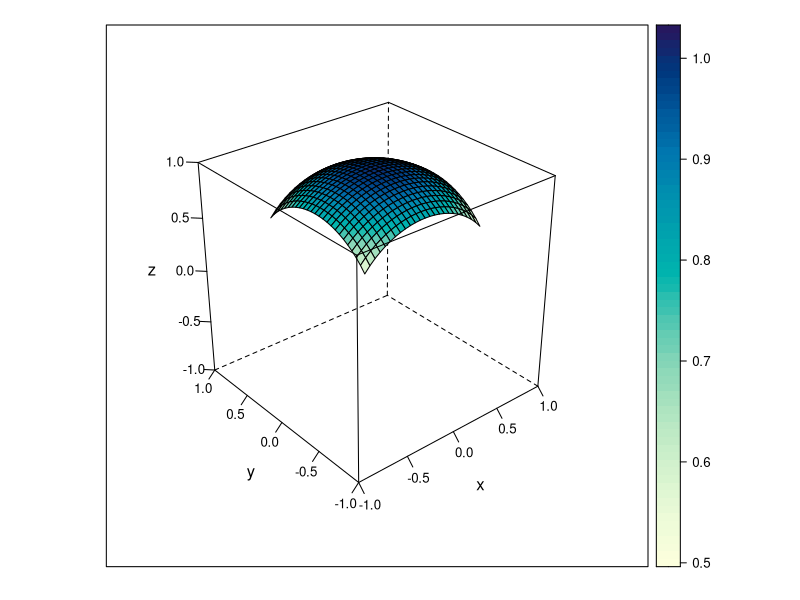
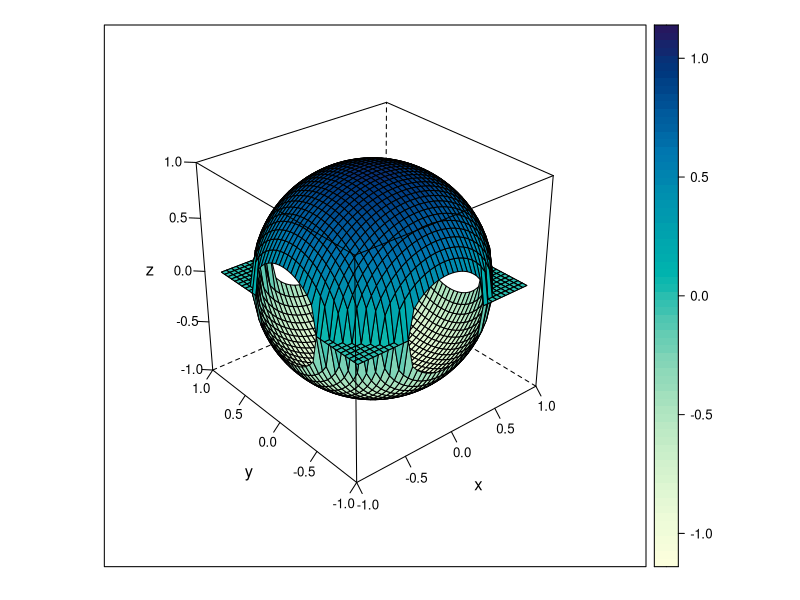
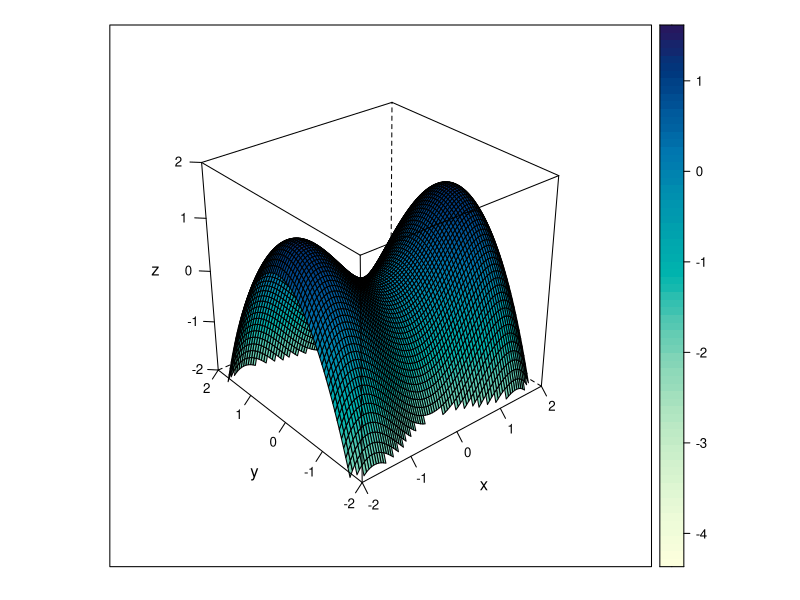
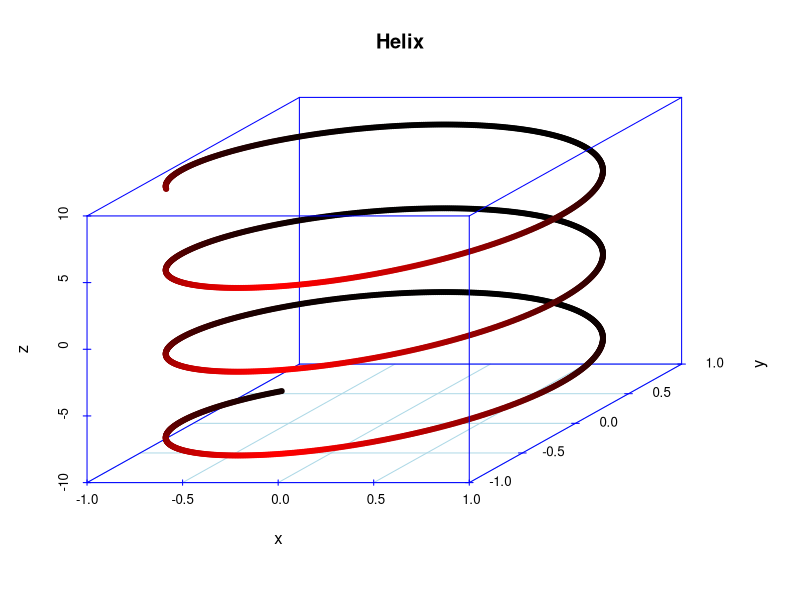
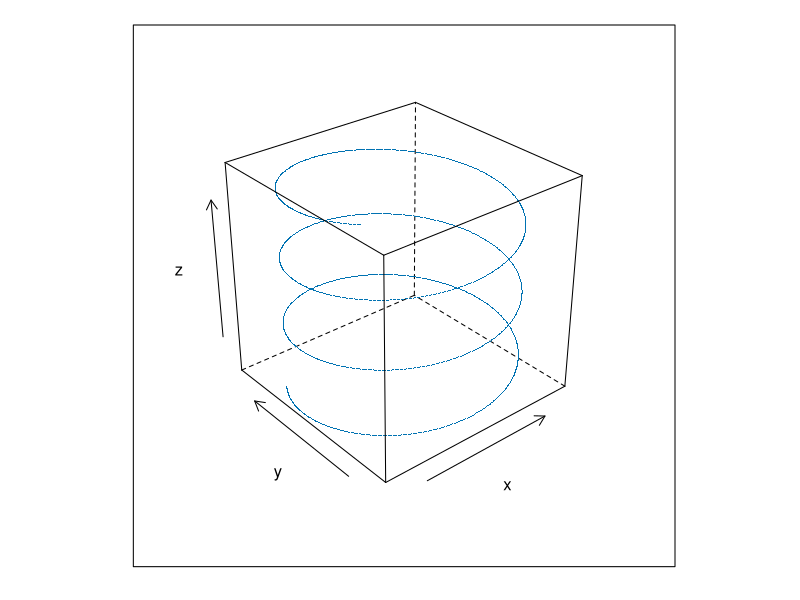
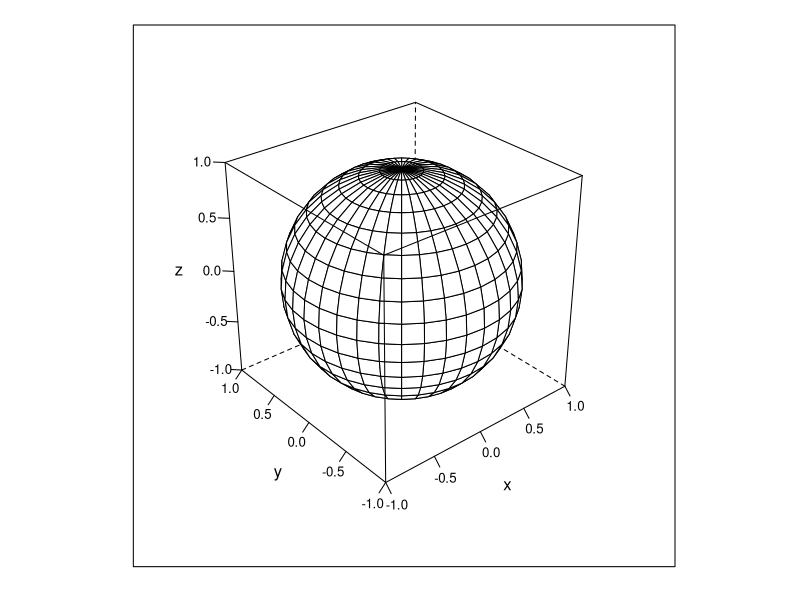
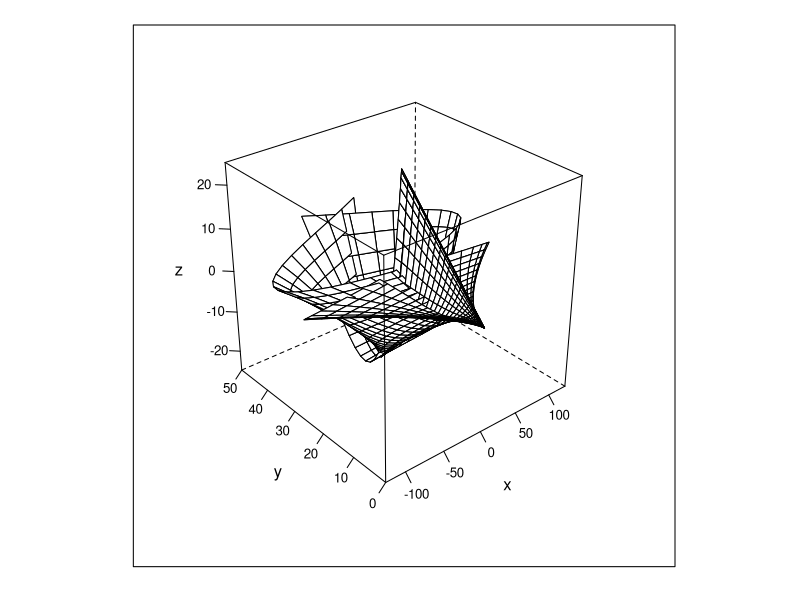
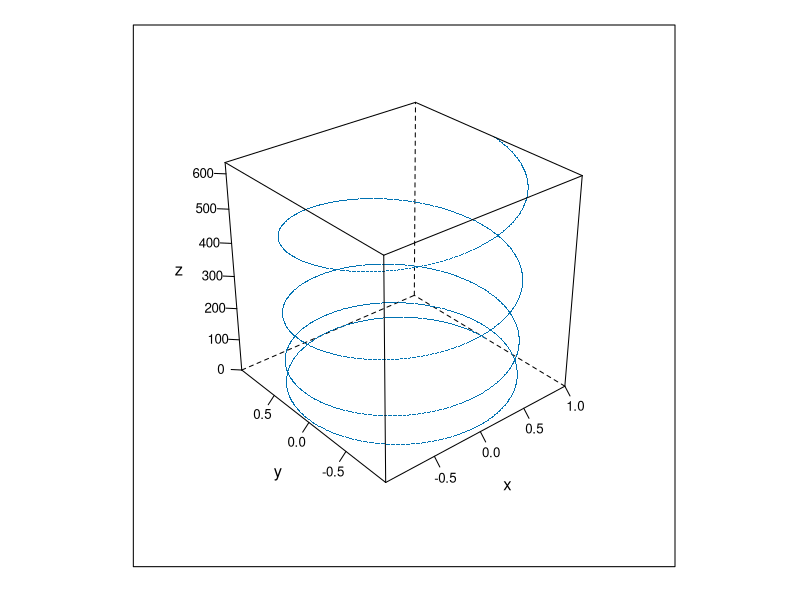

Write R code to recreate these figures, in order.
#Math 23 Script3.4C-Manifolds3D.R

#Last modified Nov. 15, 2014 by Paul Bamberg
#install.packages("lattice")  #comment this out after running it once
library(lattice)
#install.packages("scatterplot3d")  #comment this out after running it once
library(scatterplot3d)

#Topic 1 - A manifold as a function graph

#Near the North Pole z (passive) is a smooth function of x and y (active)
#Create a "data frame" (list of columns) with columns named x and y
g <- expand.grid(x=seq(from = -0.6, to =  0.6, by = 0.05),y=seq(from = -0.6, to =  0.6, by = 0.05))
head(g)
#Calculate the values in the third column
g$z <- sqrt((1-g$x^2-g$y^2))
head(g)
wireframe(z ~ x * y, g, asp = c(1,1), xlim = c(-1,1), ylim = c(-1,1), zlim = c(-1,1),
          scales = list(arrows = FALSE),     #gives tick marks on the axes
          drape = TRUE)                      #uses color 


#To draw the entire sphere we need several function graphs
#The "groups" feature will let us draw two
#We must evaluate the square root only for positive values,
#since the square root function is not differentiable at zero.
g <- expand.grid(x=seq(from = -0.9, to =  0.9, by = 0.05),
                 y=seq(from = -0.9, to =  0.9, by = 0.05), gr = 1:2)
g$z <- (-1)^g$gr*sqrt(ifelse(g$x^2 + g$y^2 > 0.95, 0, (1-g$x^2-g$y^2)))
wireframe(z ~ x * y, g, groups = gr, asp = c(1,1), xlim = c(-1,1), ylim = c(-1,1), zlim = c(-1,1),
          scales = list(arrows = FALSE),     #gives tick marks on the axes
          drape = TRUE)                      #uses color 

#To get the complete manifold, we would also need to add
#two graphs of y as a function of x and z
#and two graphs of x as a function of y and z.
#Unfortunately, wireframe() requires an evenly spaced grid for the active variables.

#Here is the surface depicted in Hubbard, Figure 3.1.11
g <- expand.grid(x=seq(from = -2, to =  2, by = 0.05),y=seq(from = -2, to =  2, by = 0.05))
#Calculate the values in the third column
g$z <- g$x^2 - 0.2*g$x^4 - g$y^2
wireframe(z ~ x * y, g, asp = c(1,1), xlim = c(-2,2), ylim = c(-2,2), zlim = c(-2,2),
          scales = list(arrows = FALSE),     #gives tick marks on the axes
          drape = TRUE)                      #uses color 



#If the manifold is one dimensional there is only one active variable.
#We need 
z <- seq(-10, 10, 0.01)
x <- cos(z)
y <- sin(z)
scatterplot3d(x, y, z, highlight.3d = TRUE, col.axis = "blue",
              col.grid = "lightblue", main = "Helix", pch = 20)

#An alternative is to make a data frame with columns for x, y, and z 
#and use cloud() with the same syntax as for wireframe()

g <- data.frame(z = seq(-10, 10, 0.01)); head(g)
g$x <- cos(z)
g$y <- sin(z); head(g)
cloud(z ~ x * y, g, pch = ".")



#Topic 2 - Graphing a parametrized manifold

n <- 18
#Latitudes every 10 degrees from the south pole to the north pole
u <- seq (from = -pi/2, to = pi/2, length.out = n+1); u
#Longitudes every 10 degrees going east from the prime meridian
v <- seq (from = 0, to = 2*pi, length.out = 2*n+1); v
#Now we must make a data frame of pairs of parameter values as we did for contour
g <- expand.grid(u=u,v=v); head(g)
#Next compute x, y, and z as functions of the  parameter pairs
g$x = cos(g$u)*cos(g$v)
g$y = cos(g$u)*sin(g$v)
g$z = sin(g$u)
head(g)
#We need to convert the last three columns to matrices
x <- matrix(g$x, length(u))
y <- matrix(g$y, length(u))
z <- matrix(g$z, length(u))
#Now wireframe will plot the parametrized sphere
wireframe(z ~ x * y, scales = list(arrows = FALSE)) 


#Here is the surface (not a manifold) from Figure 3.1.15
n = 50
u <- seq (from = -5, to = 5, length.out = n+1)
v <- seq (from = -5, to = 5, length.out = n+1)
#Now we must make a data frame of pairs of parameter values as we did for contour
g <- expand.grid(u=u,v=v); head(g)
#Next compute x, y, and z as functions of the  parameter pairs
g$x = g$u^3*cos(g$v)
g$y = g$u^2+g$v^2
g$z = g$v^2*cos(g$u)
#We need to convert the last three columns to matrices
x <- matrix(g$x, length(u))
y <- matrix(g$y, length(u))
z <- matrix(g$z, length(u))
#Now wireframe will plot the parametrized surface
wireframe(z ~ x * y, scales = list(arrows = FALSE)) 
#The plot looks different because in the textbook, y is plotted vertically.

#The same approach works for a parametrized one-dimensional manifold.
#Parametrize a helix with a parameter t.
#The coils will get farther apart as t increases
t <- seq(from = 0, to = 8*pi, by = 0.01); head(t)
#Now make a data frame with columns for x, y, and z
g <- data.frame(t = t); head(g)
g$x <- cos(t)
g$y <- sin(t)
g$z <- t^2; head(g)
cloud(z ~ x * y, g, pch = ".", scales = list(arrows = FALSE))


#Topic 3 - Graphing a manifold that is specified as a locus

#Here is a brute-force way to create a data frame where each row is a point on the unit sphere
s <- seq(from = -1, to = 1, by = 0.02)
grid = expand.grid(x=s,y=s,z=s); head(grid)
g <- subset(grid, subset = abs(x^2+y^2+z^2-1)< 0.05)
head(g)
cloud(z ~ x * y, g, pch = ".", scales = list(arrows = FALSE))

#An alternative "Monte Carlo" approch is to generate random points
#and keep just the ones that are close to satisfying the constraint
N <- 10000
x <- numeric(N); y <- numeric(N); z <- numeric(N)
i = 1;
repeat {
  v <- runif(3, min = -1, max = 1)  #3 random coordinates
  if (abs (sum(v^2)-1) < 0.02) {
    x[i] <- v[1]; y[i] <- v[2]; z[i] <- v[3]
    i <- i + 1
    if (i > N) break   #we have found N points on the manifold
  }
}
g <- data.frame(x = x, y = y, z = z); head(g)
cloud(z ~ x * y, g, pch = ".", cex = 2, scales = list(arrows = FALSE))

#Here is the 2-dimensional manifold of Example 3.1.13
#It is the locus of F(x,y,z) = sin(x + yz) = 0
#D1F = cos(x + yz) = 1 or -1 for any point of the manifold
s <- seq(from = -2, to = 2, by = 0.02)
grid = expand.grid(x=s,y=s,z=s)
g <- subset(grid, subset = abs(sin(x + y*z))< 0.02)
cloud(z ~ x * y, g, pch = ".", scales = list(arrows = FALSE))




#This approach can also be used if there are two constraints.
#We can look for the intersection of the sphere with the plane x+2y+3z = 0.5
N <- 200   #have to try lots of points to find one good one
x <- numeric(N); y <- numeric(N); z <- numeric(N)
i = 1;
repeat {
  v <- runif(3, min = -1, max = 1)  #3 random coordinates
  if (abs (sum(v^2)-1) < 0.02 && abs(v[1] + 2*v[2] + 3*v[3] - 0.5) < 0.02) {
    x[i] <- v[1]; y[i] <- v[2]; z[i] <- v[3]
    i <- i + 1
    if (i > N) break   #we have found N points on the manifold
  }
}
g <- data.frame(x = x, y = y, z = z); head(g) #takes a few seconds
cloud(z ~ x * y, g, pch = 20, cex = 2, scales = list(arrows = FALSE))
#The manifold is a circle.

#A better approach (term project?)
#Once you find one point, use the tangent space to find a few nearby points.
#Perhaps even better, when you find a point close to the manifold,
#use Newton's method to find a point that is right on the manifold.
#Then make a small random change in the active variable(s)
#and use Newton's method to find the right change in the passive variables.
